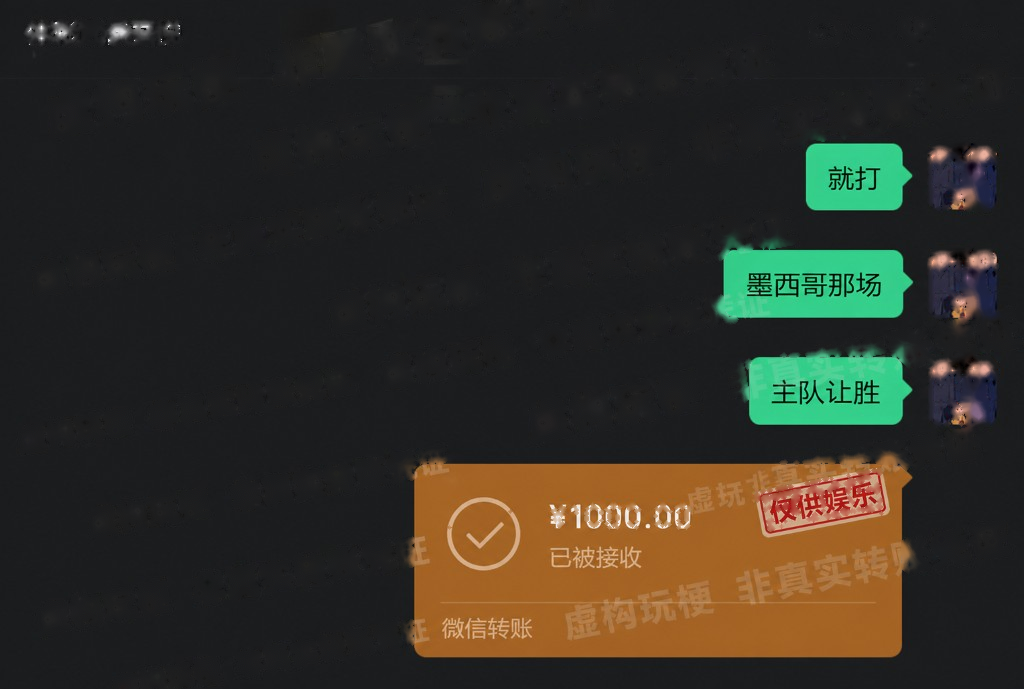
#> input picture assets/no_watermark.png, 1024 x 689 px
$ python -i remove_watermark.py   (imports and definitions only)
#> lines starting #> are read from the running program, lines starting #| are printed output that depends on the picture; after the words box and inside, x2 and y2 are one past the last pixel; in counts of white or black regions, pixels touching at a corner belong together
"""
去除图片中重复平铺的半透明文字水印。
思路：水印文字为灰色半透明，通过检测灰度像素范围并做修复（inpaint）填充。
"""
import cv2
import numpy as np
from PIL import Image


def remove_watermark(input_path: str, output_path: str) -> None:
#> called with input_path = 'assets/no_watermark.png', output_path = 'out.png'
    img = cv2.imdecode(np.fromfile(input_path, dtype=np.uint8), cv2.IMREAD_COLOR)
#> img is the input picture: shape (689, 1024, 3); mean B, G, R 37.8, 46.6, 48.8
    hsv = cv2.cvtColor(img, cv2.COLOR_BGR2HSV)
#> hsv: shape (689, 1024, 3); mean H, S, V 90.7, 54.4, 57.1

    # --- 1. 深色背景区域的水印：低饱和灰色，中等亮度 ---
    mask_dark = cv2.inRange(hsv, np.array([0, 0, 50]), np.array([180, 55, 145]))
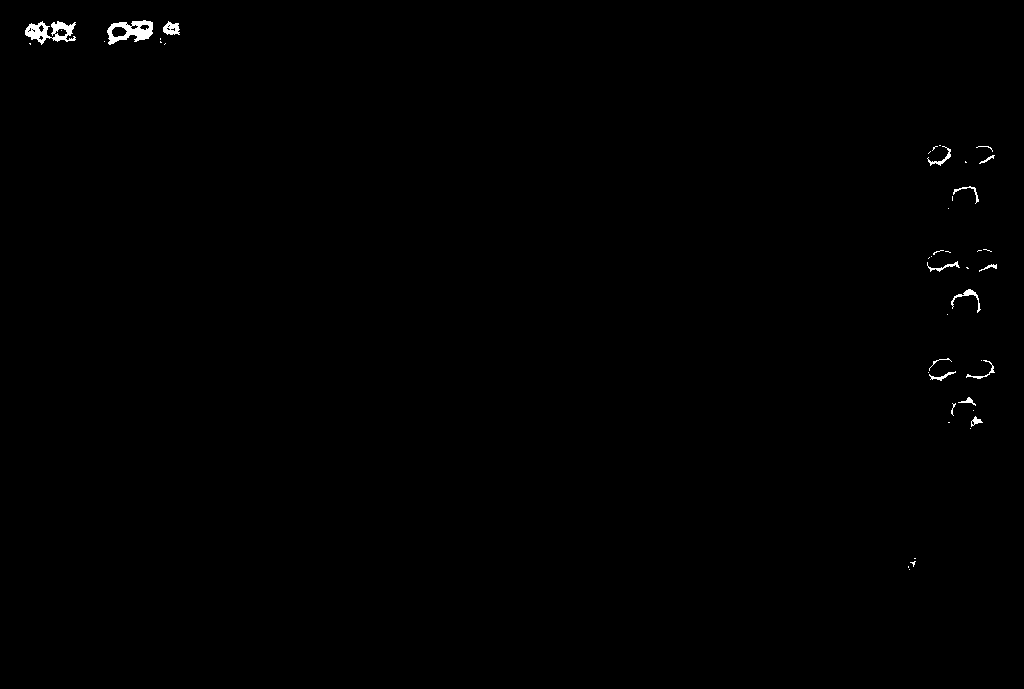
#> mask_dark: shape (689, 1024); 0.33% white; 45 white regions (29 under 20 px), largest, box (x1, y1, x2, y2) and area: (25, 21, 76, 45) 610, (107, 20, 153, 45) 608, (163, 21, 180, 35) 158

    # --- 2. 橙色卡片区域的水印：水印文字比橙色背景饱和度低，亮度偏高 ---
    # 橙色卡片背景 H≈15-25, S>100, V>150；水印在其上呈现为 S<80 的灰橙色
    mask_orange_wm = cv2.inRange(hsv, np.array([0, 0, 140]), np.array([180, 80, 220]))
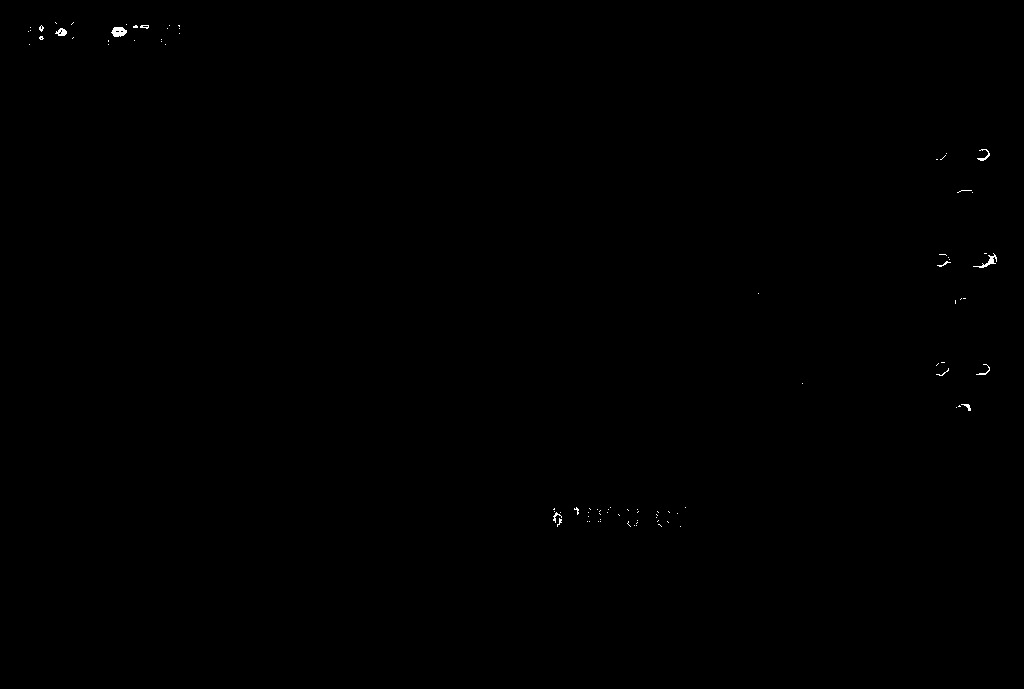
#> mask_orange_wm: shape (689, 1024); 0.1% white in thin lines or dots, all inside (x1, y1, x2, y2) = (28, 22, 997, 527)

    # 仅在橙色卡片范围内启用橙色水印 mask（避免误伤绿色气泡的高亮边缘）
    orange_region = cv2.inRange(hsv, np.array([10, 80, 130]), np.array([30, 255, 255]))
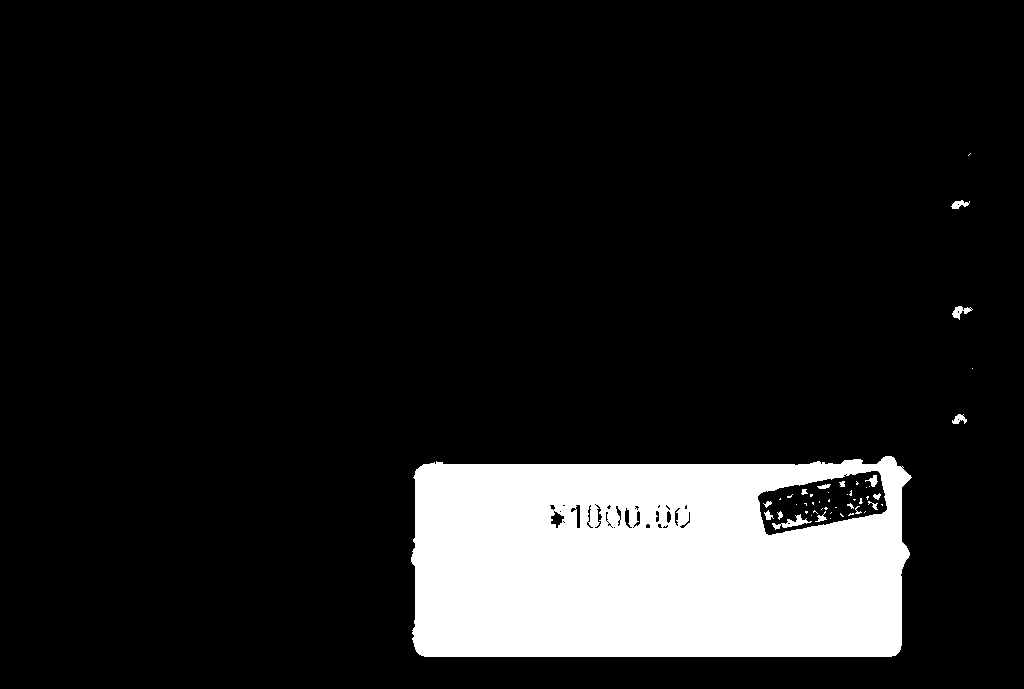
#> orange_region: shape (689, 1024); 12.7% white; 48 white regions (31 under 20 px), largest, box (x1, y1, x2, y2) and area: (411, 456, 912, 657) 88443, (772, 514, 812, 530) 199, (952, 306, 973, 320) 132
    orange_region_dilated = cv2.dilate(orange_region, np.ones((20, 20), np.uint8), iterations=3)
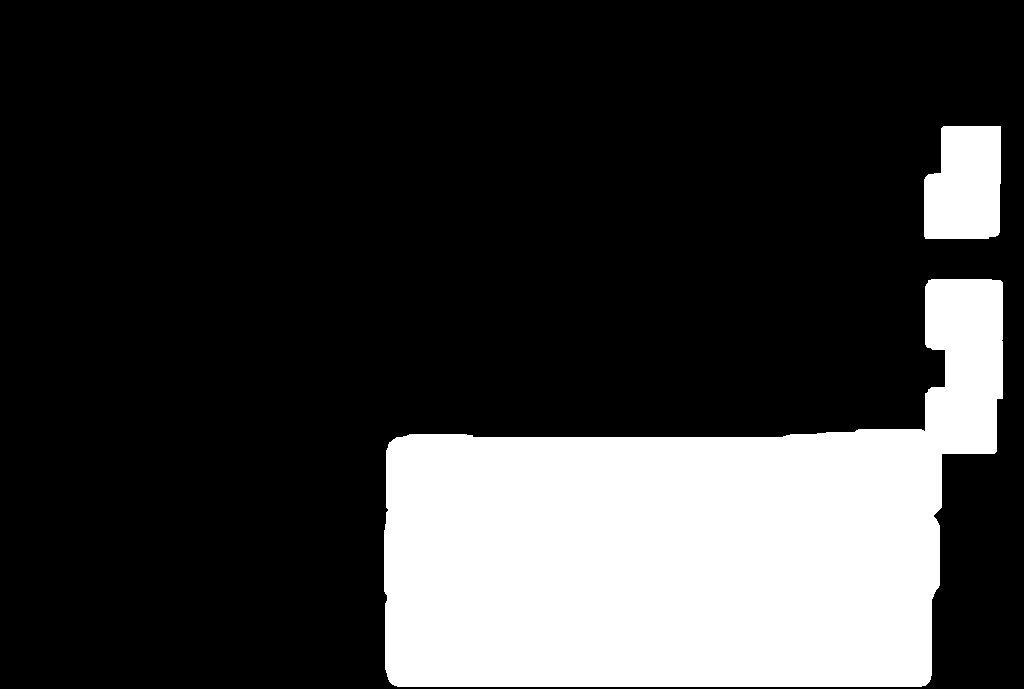
#> orange_region_dilated: shape (689, 1024); 22.5% white; 2 white regions, box (x1, y1, x2, y2) and area: (384, 279, 1003, 687) 151116, (924, 126, 1001, 239) 7791
    mask_orange_wm = cv2.bitwise_and(mask_orange_wm, orange_region_dilated)
#> mask_orange_wm: shape (689, 1024); 0.04% white in thin lines or dots, all inside (x1, y1, x2, y2) = (553, 149, 990, 527)

    # 合并两个 mask
    mask = cv2.bitwise_or(mask_dark, mask_orange_wm)

    # 膨胀覆盖文字边缘毛刺
    kernel = cv2.getStructuringElement(cv2.MORPH_ELLIPSE, (3, 3))
    mask = cv2.dilate(mask, kernel, iterations=2)
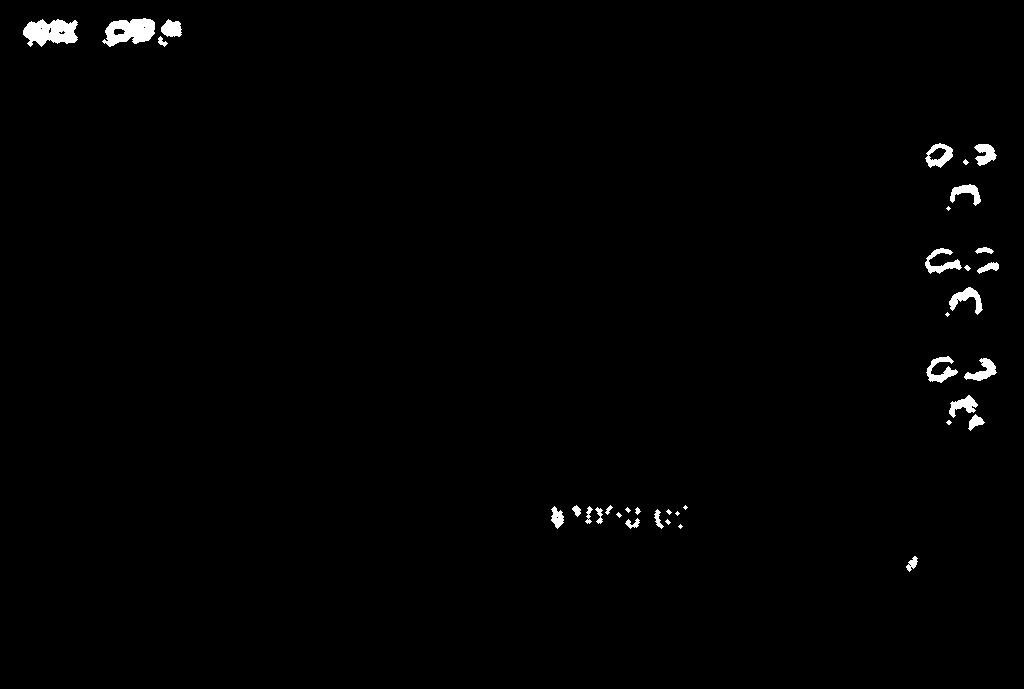
#> mask: shape (689, 1024); 0.91% white; 36 white regions (10 under 20 px), largest, box (x1, y1, x2, y2) and area: (23, 19, 78, 47) 1068, (102, 18, 155, 47) 1002, (949, 287, 983, 315) 389

    # Telea 算法修复
    result = cv2.inpaint(img, mask, inpaintRadius=8, flags=cv2.INPAINT_TELEA)

    # 保存结果
    ext = output_path.rsplit(".", 1)[-1].lower()
    success, buf = cv2.imencode(f".{ext}", result)
    if success:
        buf.tofile(output_path)
        print(f"已保存：{output_path}")
    else:
        print("编码失败")


# [4 lines not run here, left out]

>>> result = remove_watermark('assets/no_watermark.png', 'out.png')
